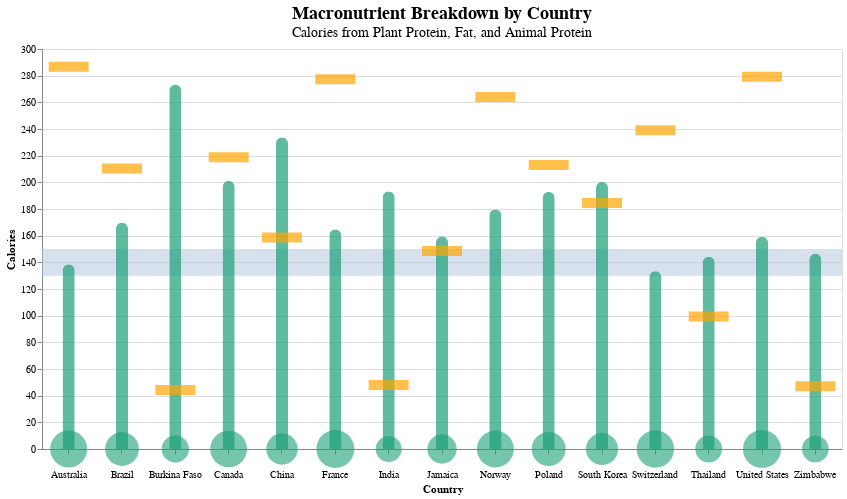

The notebook cell saved with this chart:
### Code cell
#Final Assembly
#Combine all four layers using the + operator and add chart properties:

# --------------------
# Combine all layers
# --------------------
layered_chart = (target_band +plant_protein_bars + fat_circles + animal_protein_ticks)

# Show the layered chart
layered_chart.properties(
    width = 800,
    height = 400,
    title = alt.Title(
        "Macronutrient Breakdown by Country", 
        fontSize = 18,
        subtitle = "Calories from Plant Protein, Fat, and Animal Protein",
        subtitleFontSize =  14,
        anchor = 'middle'
    )
)

### Figure 1 — Vega-Lite specification as saved in the notebook (floating-point values rounded to 4 significant figures)
{"config": {"view": {"continuousWidth": 300, "continuousHeight": 300}}, "layer": [{"data": {"name": "data-48c4989dc6db389ce73deb6a9a59b835"}, "mark": {"type": "rect", "color": "#B0C4DE", "opacity": 0.5}, "encoding": {"y": {"field": "lower", "type": "quantitative"}, "y2": {"field": "upper"}}}, {"data": {"name": "data-5bc297ca85c1b318d1829e74af771439"}, "mark": {"type": "bar", "color": "#1B9E77", "cornerRadiusTopLeft": 6, "cornerRadiusTopRight": 6, "opacity": 0.7, "width": 12}, "encoding": {"tooltip": [{"field": "Country", "type": "nominal"}, {"field": "Calories", "type": "quantitative"}], "x": {"axis": {"labelAngle": 0, "labelPadding": 15}, "field": "Country", "type": "nominal"}, "y": {"field": "Calories", "title": "Calories", "type": "quantitative"}}}, {"data": {"name": "data-9b0315b4a2d86b91c454feb0dd364869"}, "mark": {"type": "circle", "color": "#1B9E77", "opacity": 0.6}, "encoding": {"size": {"field": "Calories", "legend": null, "scale": {"range": [300, 1454.0]}, "type": "quantitative"}, "tooltip": [{"field": "Country", "type": "nominal"}, {"field": "Calories", "type": "quantitative"}], "x": {"axis": {"labelAngle": 0, "labelPadding": 15}, "field": "Country", "type": "nominal"}, "y": {"field": "y_zero", "type": "quantitative"}}}, {"data": {"name": "data-017f55fab23c45b67079da841212e146"}, "mark": {"type": "tick", "color": "orange", "size": 40, "thickness": 10}, "encoding": {"tooltip": [{"field": "Country", "type": "nominal"}, {"field": "Calories", "type": "quantitative"}], "x": {"axis": {"labelAngle": 0, "labelPadding": 15}, "field": "Country", "type": "nominal"}, "y": {"field": "Calories", "type": "quantitative"}}}], "height": 400, "title": {"text": "Macronutrient Breakdown by Country", "anchor": "middle", "fontSize": 18, "subtitle": "Calories from Plant Protein, Fat, and Animal Protein", "subtitleFontSize": 14}, "width": 800, "$schema": "https://vega.github.io/schema/vega-lite/v5.20.1.json", "datasets": {"data-48c4989dc6db389ce73deb6a9a59b835": [{"lower": 130, "upper": 150}], "data-5bc297ca85c1b318d1829e74af771439": [{"Country": "Australia", "Code": "AUS", "Year": "2013-01-01", "Macronutrient": "Plant_protein", "Calories": 138.4, "y_zero": 0}, {"Country": "Brazil", "Code": "BRA", "Year": "2013-01-01", "Macronutrient": "Plant_protein", "Calories": 169.6, "y_zero": 0}, {"Country": "Burkina Faso", "Code": "BFA", "Year": "2013-01-01", "Macronutrient": "Plant_protein", "Calories": 273.2, "y_zero": 0}, {"Country": "Canada", "Code": "CAN", "Year": "2013-01-01", "Macronutrient": "Plant_protein", "Calories": 201.0, "y_zero": 0}, {"Country": "China", "Code": "CHN", "Year": "2013-01-01", "Macronutrient": "Plant_protein", "Calories": 233.6, "y_zero": 0}, {"Country": "France", "Code": "FRA", "Year": "2013-01-01", "Macronutrient": "Plant_protein", "Calories": 164.7, "y_zero": 0}, {"Country": "India", "Code": "IND", "Year": "2013-01-01", "Macronutrient": "Plant_protein", "Calories": 193.0, "y_zero": 0}, {"Country": "Jamaica", "Code": "JAM", "Year": "2013-01-01", "Macronutrient": "Plant_protein", "Calories": 159.4, "y_zero": 0}, {"Country": "Norway", "Code": "NOR", "Year": "2013-01-01", "Macronutrient": "Plant_protein", "Calories": 179.6, "y_zero": 0}, {"Country": "Poland", "Code": "POL", "Year": "2013-01-01", "Macronutrient": "Plant_protein", "Calories": 192.8, "y_zero": 0}, {"Country": "South Korea", "Code": "KOR", "Year": "2013-01-01", "Macronutrient": "Plant_protein", "Calories": 200.3, "y_zero": 0}, {"Country": "Switzerland", "Code": "CHE", "Year": "2013-01-01", "Macronutrient": "Plant_protein", "Calories": 133.2, "y_zero": 0}, {"Country": "Thailand", "Code": "THA", "Year": "2013-01-01", "Macronutrient": "Plant_protein", "Calories": 144.1, "y_zero": 0}, {"Country": "United States", "Code": "USA", "Year": "2013-01-01", "Macronutrient": "Plant_protein", "Calories": 159.3, "y_zero": 0}, {"Country": "Zimbabwe", "Code": "ZWE", "Year": "2013-01-01", "Macronutrient": "Plant_protein", "Calories": 146.4, "y_zero": 0}], "data-9b0315b4a2d86b91c454feb0dd364869": [{"Country": "Australia", "Code": "AUS", "Year": "2013-01-01", "Macronutrient": "Fat", "Calories": 1358.0, "y_zero": 0}, {"Country": "Brazil", "Code": "BRA", "Year": "2013-01-01", "Macronutrient": "Fat", "Calories": 1060.0, "y_zero": 0}, {"Country": "Burkina Faso", "Code": "BFA", "Year": "2013-01-01", "Macronutrient": "Fat", "Calories": 554.4, "y_zero": 0}, {"Country": "Canada", "Code": "CAN", "Year": "2013-01-01", "Macronutrient": "Fat", "Calories": 1323.0, "y_zero": 0}, {"Country": "China", "Code": "CHN", "Year": "2013-01-01", "Macronutrient": "Fat", "Calories": 862.8, "y_zero": 0}, {"Country": "France", "Code": "FRA", "Year": "2013-01-01", "Macronutrient": "Fat", "Calories": 1433.0, "y_zero": 0}, {"Country": "India", "Code": "IND", "Year": "2013-01-01", "Macronutrient": "Fat", "Calories": 470.2, "y_zero": 0}, {"Country": "Jamaica", "Code": "JAM", "Year": "2013-01-01", "Macronutrient": "Fat", "Calories": 705.8, "y_zero": 0}, {"Country": "Norway", "Code": "NOR", "Year": "2013-01-01", "Macronutrient": "Fat", "Calories": 1342.0, "y_zero": 0}, {"Country": "Poland", "Code": "POL", "Year": "2013-01-01", "Macronutrient": "Fat", "Calories": 1076.0, "y_zero": 0}, {"Country": "South Korea", "Code": "KOR", "Year": "2013-01-01", "Macronutrient": "Fat", "Calories": 920.8, "y_zero": 0}, {"Country": "Switzerland", "Code": "CHE", "Year": "2013-01-01", "Macronutrient": "Fat", "Calories": 1382.0, "y_zero": 0}, {"Country": "Thailand", "Code": "THA", "Year": "2013-01-01", "Macronutrient": "Fat", "Calories": 527.5, "y_zero": 0}, {"Country": "United States", "Code": "USA", "Year": "2013-01-01", "Macronutrient": "Fat", "Calories": 1454.0, "y_zero": 0}, {"Country": "Zimbabwe", "Code": "ZWE", "Year": "2013-01-01", "Macronutrient": "Fat", "Calories": 514.6, "y_zero": 0}], "data-017f55fab23c45b67079da841212e146": [{"Country": "Australia", "Code": "AUS", "Year": "2013-01-01", "Macronutrient": "Animal_protein", "Calories": 286.7, "y_zero": 0}, {"Country": "Brazil", "Code": "BRA", "Year": "2013-01-01", "Macronutrient": "Animal_protein", "Calories": 210.4, "y_zero": 0}, {"Country": "Burkina Faso", "Code": "BFA", "Year": "2013-01-01", "Macronutrient": "Animal_protein", "Calories": 44.28, "y_zero": 0}, {"Country": "Canada", "Code": "CAN", "Year": "2013-01-01", "Macronutrient": "Animal_protein", "Calories": 218.8, "y_zero": 0}, {"Country": "China", "Code": "CHN", "Year": "2013-01-01", "Macronutrient": "Animal_protein", "Calories": 158.6, "y_zero": 0}, {"Country": "France", "Code": "FRA", "Year": "2013-01-01", "Macronutrient": "Animal_protein", "Calories": 277.4, "y_zero": 0}, {"Country": "India", "Code": "IND", "Year": "2013-01-01", "Macronutrient": "Animal_protein", "Calories": 47.96, "y_zero": 0}, {"Country": "Jamaica", "Code": "JAM", "Year": "2013-01-01", "Macronutrient": "Animal_protein", "Calories": 148.4, "y_zero": 0}, {"Country": "Norway", "Code": "NOR", "Year": "2013-01-01", "Macronutrient": "Animal_protein", "Calories": 264.0, "y_zero": 0}, {"Country": "Poland", "Code": "POL", "Year": "2013-01-01", "Macronutrient": "Animal_protein", "Calories": 213.1, "y_zero": 0}, {"Country": "South Korea", "Code": "KOR", "Year": "2013-01-01", "Macronutrient": "Animal_protein", "Calories": 184.5, "y_zero": 0}, {"Country": "Switzerland", "Code": "CHE", "Year": "2013-01-01", "Macronutrient": "Animal_protein", "Calories": 239.1, "y_zero": 0}, {"Country": "Thailand", "Code": "THA", "Year": "2013-01-01", "Macronutrient": "Animal_protein", "Calories": 99.4, "y_zero": 0}, {"Country": "United States", "Code": "USA", "Year": "2013-01-01", "Macronutrient": "Animal_protein", "Calories": 279.1, "y_zero": 0}, {"Country": "Zimbabwe", "Code": "ZWE", "Year": "2013-01-01", "Macronutrient": "Animal_protein", "Calories": 47.04, "y_zero": 0}]}}
